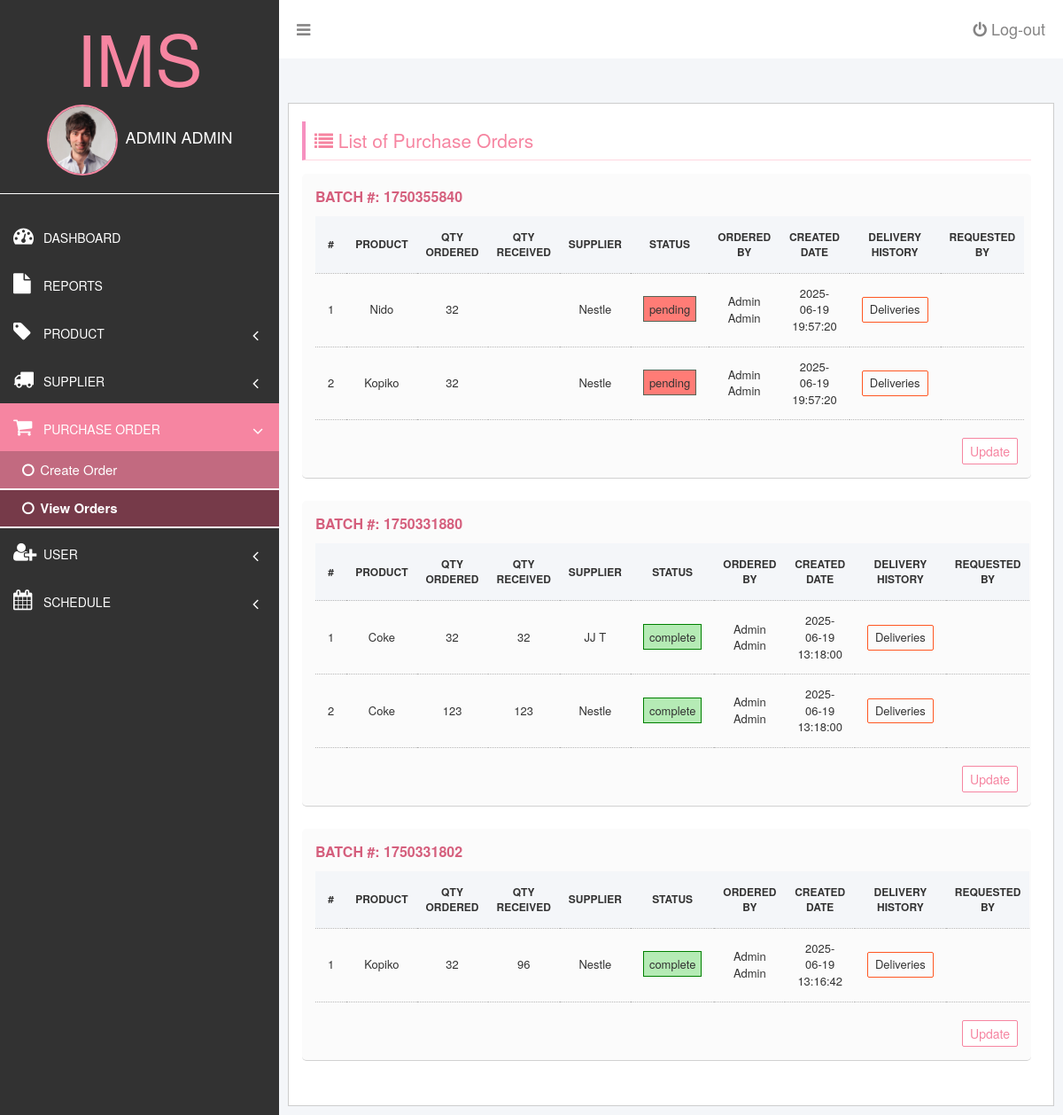
The page /view-order.php (signed in) on the database its author committed.
### tables this page shows
CREATE TABLE `order_product` (
  `id` int(11) NOT NULL,
  `supplier` int(11) DEFAULT NULL,
  `product` int(11) DEFAULT NULL,
  `quantity_ordered` int(11) DEFAULT NULL,
  `quantity_received` int(11) DEFAULT NULL,
  `quantity_remaining` int(11) DEFAULT NULL,
  `status` varchar(20) DEFAULT NULL,
  `batch` int(20) DEFAULT NULL,
  `created_by` int(11) DEFAULT NULL,
  `requested_by` varchar(100) NOT NULL,
  `created_at` datetime DEFAULT NULL,
  `updated_at` datetime DEFAULT NULL
);

CREATE TABLE `products` (
  `id` int(11) NOT NULL,
  `product_name` varchar(191) NOT NULL,
  `description` varchar(200) DEFAULT NULL,
  `img` varchar(100) DEFAULT NULL,
  `price` decimal(10,2) NOT NULL,
  `stock` int(11) NOT NULL,
  `created_by` int(11) NOT NULL,
  `created_at` datetime NOT NULL,
  `updated_at` datetime NOT NULL
);

CREATE TABLE `suppliers` (
  `id` int(11) NOT NULL,
  `supplier_name` varchar(191) NOT NULL,
  `supplier_location` varchar(191) NOT NULL,
  `email` varchar(100) NOT NULL,
  `created_by` int(11) NOT NULL,
  `created_at` datetime NOT NULL,
  `updated_at` datetime NOT NULL
);

CREATE TABLE `users` (
  `id` int(11) NOT NULL,
  `first_name` varchar(50) NOT NULL,
  `last_name` varchar(50) NOT NULL,
  `password` varchar(2000) NOT NULL,
  `email` varchar(50) NOT NULL,
  `permissions` varchar(5000) DEFAULT NULL,
  `created_at` datetime NOT NULL,
  `updated_at` datetime NOT NULL
);

### view-order.php (the view, shortened to what this page needs)
<?php
	$suppliers = include('database/show.php');
?>
<!DOCTYPE html>
<html>
<head>
	<?php include('partials/app-header-scripts.php'); ?>
</head>
<body>
	<div id="dashboardMainContainer">
		<?php include('partials/app-sidebar.php') ?>
		<div class="dasboard_content_container" id="dasboard_content_container">
			<?php include('partials/app-topnav.php') ?>
			<div class="dashboard_content">
				<?php if(in_array('po_view', $user['permissions'])) { ?>
				<div class="dashboard_content_main">
					<div class="row">
						<div class="column column-12">
							<h1 class="section_header"><i class="fa fa-list"></i> List of Purchase Orders</h1>
							<div class="section_content">
								<div class="poListContainers">
									<?php
										$stmt = $conn->prepare("
											SELECT order_product.id, order_product.requested_by, order_product.product, products.product_name, order_product.quantity_ordered, users.first_name, order_product.batch, order_product.quantity_received, users.last_name, suppliers.supplier_name, order_product.status, order_product.created_at
												FROM order_product, suppliers, products, users
												WHERE
													order_product.supplier = suppliers.id
														AND
													order_product.product = products.id
														AND
													order_product.created_by = users.id
												ORDER BY
													order_product.created_at DESC
											");
										$stmt->execute();
										$purchase_orders = $stmt->fetchAll(PDO::FETCH_ASSOC);
										$data = [];
										foreach($purchase_orders as $purchase_order){
											$data[$purchase_order['batch']][] = $purchase_order;
										}
									?>
									<?php
										foreach($data as $batch_id => $batch_pos){
									?>
									<div class="poList" id="container-<?= $batch_id ?>">
										<p>Batch #: <?= $batch_id ?> </p>
										<table>
											<thead>
												<tr>
													<th>#</th>
													<th>Product</th>
													<th>Qty Ordered</th>
													<th>Qty Received</th>
													<th>Supplier</th>
													<th>Status</th>
													<th>Ordered By</th>
													<th>Created Date</th>
													<th>Delivery History</th>
													<th>Requested By</th>
												</tr>
											</thead>
											<tbody>
												<?php
													foreach($batch_pos as $index => $batch_po) {
												?>
												<tr>
													<td> <?= $index + 1 ?> </td>
													<td class="po_product"><?= $batch_po['product_name'] ?></td>
													<td class="po_qty_ordered"><?= $batch_po['quantity_ordered'] ?></td>
													<td class="po_qty_received"><?= $batch_po['quantity_received'] ?></td>
													<td class="po_qty_supplier"><?= $batch_po['supplier_name'] ?></td>
													<td class="po_qty_status"><span class="po-badge po-badge-<?= $batch_po['status'] ?>"><?= $batch_po['status'] ?></span></td>
													<td><?= $batch_po['first_name'] . '  ' . $batch_po['last_name'] ?></td>
													<td>
														<?= $batch_po['created_at'] ?>
													</td>
													<td>
														<button class="appbtn appDeliveryHistory" data-id="<?= $batch_po['id'] ?>" > Deliveries </button>
													</td>
													<td class="po_qty_supplier"><?= $batch_po['requested_by'] ?></td>
												</tr>
												<?php } ?>
											</tbody>
										</table>
										<?php if(in_array('po_edit', $user['permissions'])) { ?>
										<div class="poOrderUpdateBtnContainer alignRight">
											<button class="appbtn updatePoBtn" data-id="<?= $batch_id ?>">Update</button>
										</div>
										<?php } ?>
									</div>
									<?php } ?>
								</div>
							</div>
						</div>
					</div>
				</div>
				<?php } else { ?>
					<div id="errorMessage"> Access denied.</div>
				<?php } ?>
			</div>
		</div>
	</div>
<?php include('partials/app-scripts.php'); ?>
</body>
</html>

### css/login.css (style rules this page uses)
*,*::before,*::after { box-sizing:border-box }
body,h1,h2,h3,h4,p,ul[class],ol[class],figure,blockquote,dl,dd { margin:0 }
body { min-height:100vh;scroll-behavior:smooth;text-rendering:optimizeSpeed;line-height:1.5 }
input,button,textarea,select { font:inherit }
body { font-family: arial; }
#dashboardMainContainer { flex-direction: row; }
div.dasboard_content_container { margin-left: 315px; background: #f4f6f9; }
div.dashboard_content { padding: 50px 10px 10px 10px; }
div.dashboard_content_main { background: #fff; height:100%; border: 1px solid #cdcdcd; padding-left: 20px; padding-bottom: 25px; }
div.row { display: flex; flex-direction: row; flex-wrap: wrap; width: 100%; }
div.column { width: 100%; padding:0px 10px; }
h1.section_header { font-size: 21px; color: #f685a1; border-bottom: 1px solid #ffd7e1; padding-bottom: 11px; padding: 10px; border-left: 4px solid #f690bf; margin-bottom: 15px; }
table, th, td { border: 1px solid #cacaca; border-collapse: collapse; }
table { width:100%; }
table th { font-size: 12px; text-transform: uppercase; text-align: center; background: #f4f6f9; }
table td { font-size: 13px; text-align: center; padding:5px; }
.alignRight { text-align: right; }
.appbtn { border: none; padding: 4px 8px; background: #ff5858; border-radius: 2px; }
.poList { margin-bottom: 25px; padding: 15px; border-bottom: solid 1px #d1d1d1; border-radius: 5px; background: #fbfbfb; }
.poList p { font-weight: bold; text-transform: uppercase; color: #d55f7d; font-size: 16px; }
.poList table td, .poList table th { border: none; border-bottom: 1px dotted #b7b7b7; }
.poList table td { padding: 13px 14px; font-size: 13px; }
.poList table th { padding: 15px 10px; }
.poList table { border: none; }
.poOrderUpdateBtnContainer { margin-top: 20px; }
.updatePoBtn { color: #f685a1; background: #fff; border: 1px solid #f685a1; }
.po-badge { padding: 4px 6px; border: 1px solid; }
.po-badge-pending { background: #ff7c76; border-color: #556455; }
.po-badge-complete { background: #b5ebb5; border-color: green; }
div.dashboard_content_main { display: flex; flex-direction: row; }
.appDeliveryHistory { border: 1px solid #FF5722; background: none; }

### rows shown on the page
order_product: product.product_name "Nido", quantity_ordered "32", supplier.supplier_name "Nestle", status "pending", created_by.first_name "Admin", created_by.last_name "Admin", created_at "2025-06-19 19:57:20"
order_product: product.product_name "Kopiko", quantity_ordered "32", supplier.supplier_name "Nestle", status "pending", created_by.first_name "Admin", created_by.last_name "Admin", created_at "2025-06-19 19:57:20"
order_product: product.product_name "Coke", quantity_ordered "32", quantity_received "32", supplier.supplier_name "JJ T", status "complete", created_by.first_name "Admin", created_by.last_name "Admin", created_at "2025-06-19 13:18:00"
order_product: product.product_name "Coke", quantity_ordered "123", quantity_received "123", supplier.supplier_name "Nestle", status "complete", created_by.first_name "Admin", created_by.last_name "Admin", created_at "2025-06-19 13:18:00"
order_product: product.product_name "Kopiko", quantity_ordered "32", quantity_received "96", supplier.supplier_name "Nestle", status "complete", created_by.first_name "Admin", created_by.last_name "Admin", created_at "2025-06-19 13:16:42"

### other values the page prints
$user['first_name'] "ADMIN"
$user['last_name'] "ADMIN"
$batch_id "1750355840"
$batch_id "1750331880"
$batch_id "1750331802"
